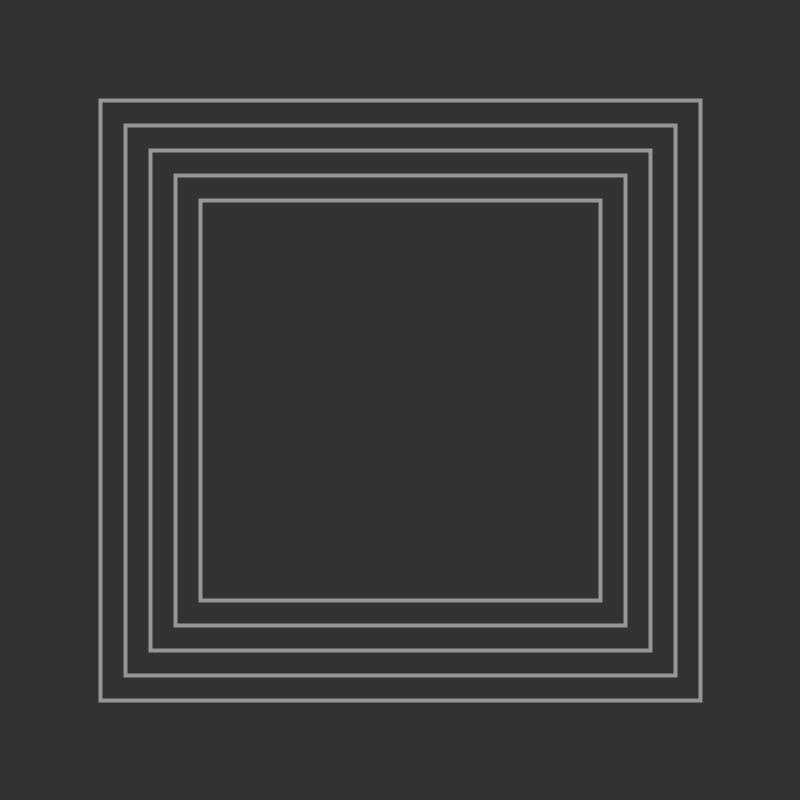
Frame 1 (no input)
Frame 60 (the mouse pressed at the canvas centre just before this capture): identical to frame 1, image omitted
Frame 120 (the mouse held since frame 60 and released just before this capture): identical to frame 1, image omitted

The Processing sketch that drew this single still picture (run headless with seeded random() and noise(); from frame 60 on, the mouse is pressed at the canvas centre):

// Processing sketch: Structure_06_Concentric_Squares
// ── Structure_06_Concentric_Squares.pde

int originRectSize = 400;
int rectOffset = 50;
int rectCount = 5;

void setup() {
  size(800, 800);
}

void draw() {
  background(50);
  for (int i=0; i<rectCount; i++) {
    noFill();
    stroke(150);
    rectMode(CENTER);
    strokeWeight(4);
    rect(width/2, height/2, originRectSize+i*rectOffset, originRectSize+i*rectOffset);
  }
}
